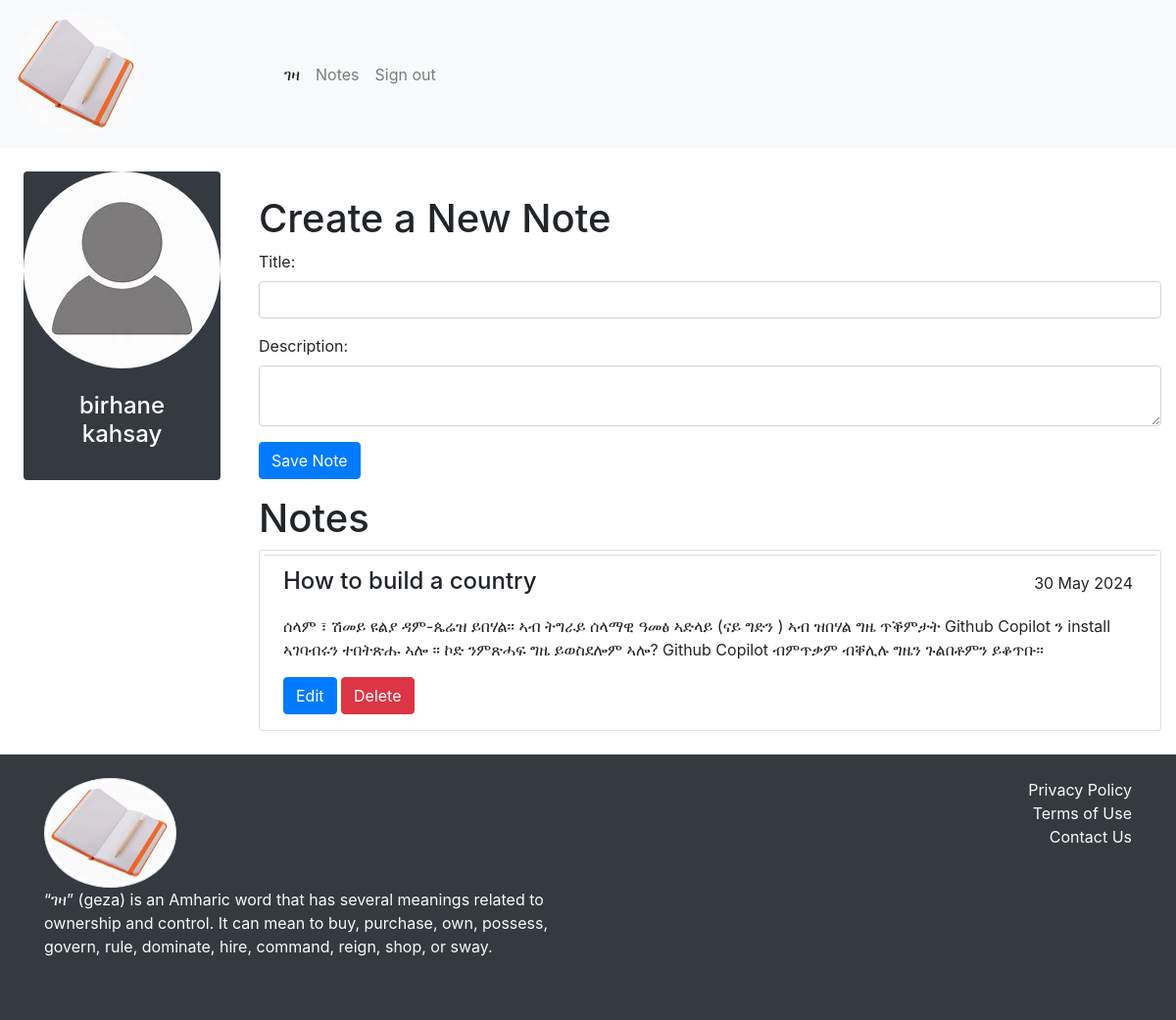
The page /notes (signed in) on the database as committed earlier.
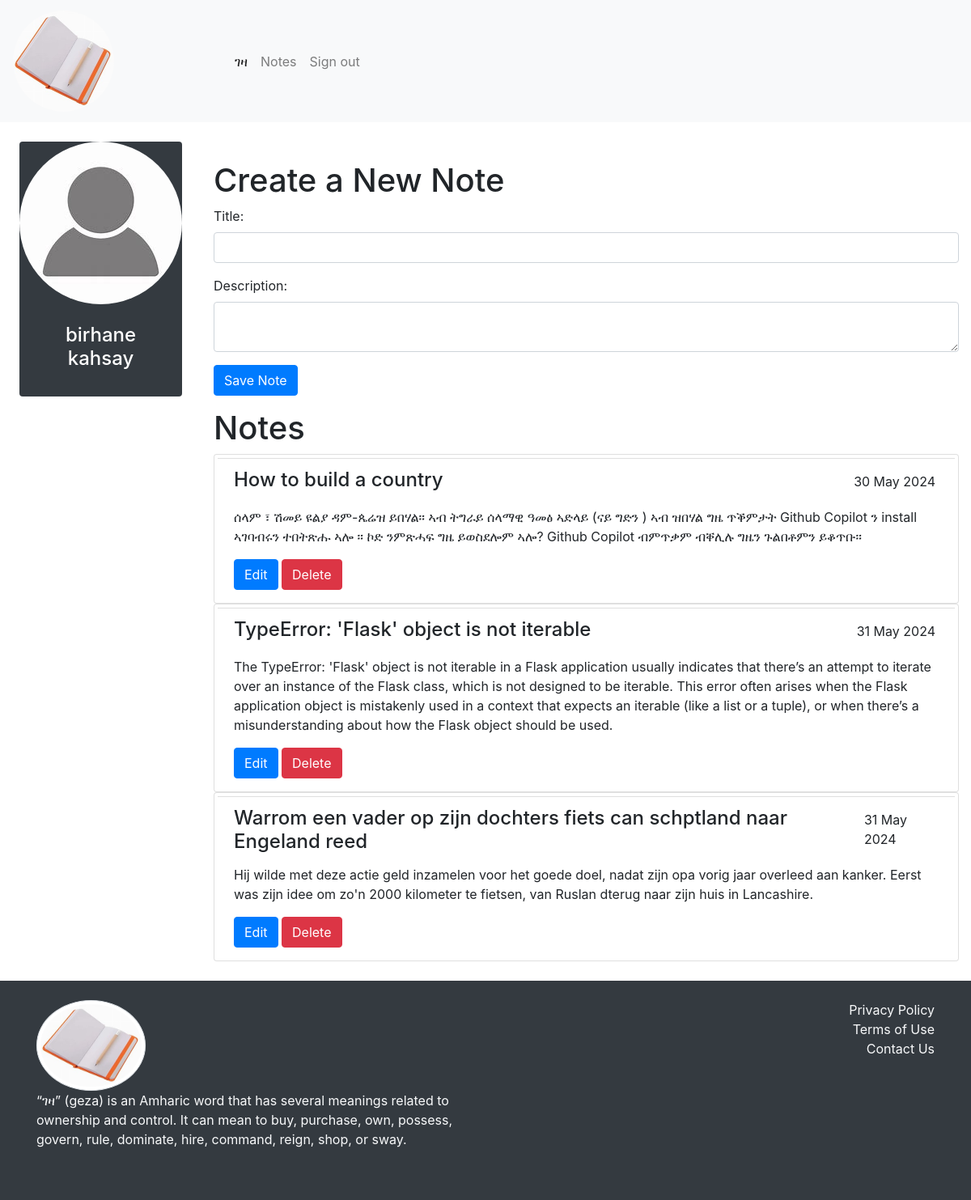
The same page on the database as committed later.
### note/models.py (models this page shows)
class User(note_db.Model, UserMixin):
    id = note_db.Column(note_db.Integer, primary_key = True)
    email = note_db.Column(note_db.String(150), unique = True)
    password = note_db.Column(note_db.String(200))
    first_name = note_db.Column(note_db.String(100))
    last_name = note_db.Column(note_db.String(100))
    notes = note_db.relationship('Note')

class Note(note_db.Model):
    id = note_db.Column(note_db.Integer, primary_key = True)
    title = note_db.Column(note_db.String(300))
    description = note_db.Column(note_db.String(1000))
    date = note_db.Column(note_db.DateTime(timezone=True), default=func.now())
    user_id = note_db.Column(note_db.Integer, note_db.ForeignKey('user.id'))

### note/views.py (the view, shortened to what this page needs)
@views.route('/notes', methods =['POST', 'GET'])
@login_required
def notes():
    return render_template("notes.html", user= current_user, is_updating = update_controller)

### note/__init__.py (called while the page is built)
def create_app():
    app = Flask(__name__)
    app.config['SECRET_KEY'] = "HSGGDGjajajdkdgugd"
    app.config['SQLALCHEMY_DATABASE_URI'] = f'sqlite:///{DB_Name}'
    note_db.init_app(app)
    from .views import views
    from .auth import auth
    app.register_blueprint(views,url_prefix = '/')
    app.register_blueprint(auth,url_prefix = '/auth/')
    from .models import User, Note
    create_database(app)
    login_manager = LoginManager()
    login_manager.init_app(app)
    login_manager.login_view = 'auth.login'
    @login_manager.user_loader
    def load_user(id):
        return User.query.get(int(id))
    return app

### note/templates/notes.html (shortened to what this page needs)
<!DOCTYPE html>
<html lang="en">
<head>
<link rel="stylesheet" href="https://stackpath.bootstrapcdn.com/bootstrap/4.3.1/css/bootstrap.min.css">
</head>
<body>
    {%  include "navbar.html" %}
    <div class="d-flex" id="wrapper">
        <div class="d-none d-xl-flex flex-column h-50 m-4 justify-content-start  align-center bg-dark rounded text-white">
            <img class="rounded-circle h-20 w-20" src="{{url_for('static', filename='profile.jpeg')}}" alt=" profile">
            <p class="text-center p-4 h4">{{ user.first_name + " " + user.last_name}}</p>
        </div>
        <div class="container mt-5">
            {%  if is_updating %}
                <h1>Updating Note </h1>
                <form  method="POST" action="/note/update/{{noting.id}}/update">
                    <div class="form-group">
                        <label for="title">Title:</label>
                        <input type="text" class="form-control" id="title" name="title" value="{{noting.title}}" required>
                    </div>
                    <div class="form-group">
                        <label for="description">Description:</label>
                        <textarea type="text" class="form-control" id="description"   name="description" required>{{noting.description}}</textarea>
                    </div>
                    <button type="submit" class="btn btn-success">Save Note</button>
                </form>
            {% else %}
                <h1>Create a New Note</h1>
                <form  method="POST">
                    <div class="form-group">
                        <label for="title">Title:</label>
                        <input type="text" class="form-control" id="title" name="title" required>
                    </div>
                    <div class="form-group">
                        <label for="description">Description:</label>
                        <textarea type="text" class="form-control" id="description" name="description" required></textarea>
                    </div>
                    <button type="submit" class="btn btn-primary">Save Note</button>
                </form>
            {% endif %}
            <ul class="list-group list-group-flush mt-3" id="Notes">
                <h1 class="text-decoration-underline">Notes</h1>
                {% for note in user.notes %}
                    <article class="card user-select-auto p-1">
                        <li class="list-group-item card-body">
                            <div class="d-flex flex-row justify-content-between text-decoration-underline">
                                <h4 class="card-title">{{note.title}}</h4>
                                <p class="bg-default rounded text-grey p-1">{{ note.date.strftime('%d %B %Y') }}</p>
                            </div>
                            <p class="card-text">{{ note.description}}</p>
                            <a href="/note/{{note.id}}/update" class="btn btn-primary">Edit</a>
                            <a href="/note/{{note.id}}/delete" class="btn btn-danger">Delete</a>
                        </li>
                    </article>
                {% endfor%}
            </ul>
        </div>
    </div>
    {% include "footer.html" %}
</body>
</html>

### note/templates/navbar.html (shortened to what this page needs)
<nav class="navbar navbar-expand-lg navbar-light bg-light">
    <a class="navbar-brand" href="/"><img class="rounded-circle h-50 w-50" src="{{ url_for('static', filename='notebook.jpeg') }}" alt="Note book"></a>
    <div class="collapse navbar-collapse" id="navbarNavAltMarkup">
      <div class="navbar-nav">
        {% if user.is_authenticated%}
            <a class="nav-item nav-link active" href="/">ገዛ  <span class="sr-only">(current)</span></a>
            <a class="nav-item nav-link" href="/notes">Notes</a>
            <a class="nav-item nav-link" href="/auth/logout">Sign out</a>
        {% else %}
            <a class="nav-item nav-link active" href="/">ገዛ  <span class="sr-only">(current)</span></a>
            <a class="nav-item nav-link" href="/auth/login">Login</a>
            <a class="nav-item nav-link" href="/auth/signup">Signup</a>
        {% endif %}
      </div>
    </div>
  </nav>

### note/templates/footer.html
<footer class="bg-dark text-light py-4 h-20 mt-4">
    <div class="container">
        <div class="row">
            <div class="col-md-6">
                <img class="img-thumbnail w-25 h-50 rounded-circle" src="{{url_for('static', filename='notebook.jpeg')}}"/>
                <p> “ገዛ” (geza) is an Amharic word that has several meanings related to ownership and control.
                    It can mean to buy, purchase, own, possess, govern, rule, dominate, hire, command, reign, shop, or sway. </p>
            </div>
            <div class="col-md-6 text-md-right">
                <ul class="list-unstyled" type="circle">
                    <li><a href="#" class="text-light">Privacy Policy</a></li>
                    <li><a href="#" class="text-light">Terms of Use</a></li>
                    <li><a href="#" class="text-light">Contact Us</a></li>
                </ul>
            </div>
        </div>
    </div>
</footer>

Rows that differ between the two databases and show on the page:
added Note: title "TypeError: 'Flask' object is not iterable", date "31 May 2024", description "The TypeError: 'Flask' object is not iterable in a Flask application usually indicates that there’s an attempt to iterate over an instance of the Flask class, which is not designed to be iterable. This error often arises when the Flask application object is mistakenly used in a context that expects an iterable (like a list or a tuple), or when there’s a misunderstanding about how the Flask object should be used."
added Note: title "Warrom een vader op zijn dochters fiets can schptland naar Engeland reed", date "31 May 2024", description "Hij wilde met deze actie geld inzamelen voor het goede doel, nadat zijn opa vorig jaar overleed aan kanker. Eerst was zijn idee om zo'n 2000 kilometer te fietsen, van Ruslan dterug naar zijn huis in Lancashire."
